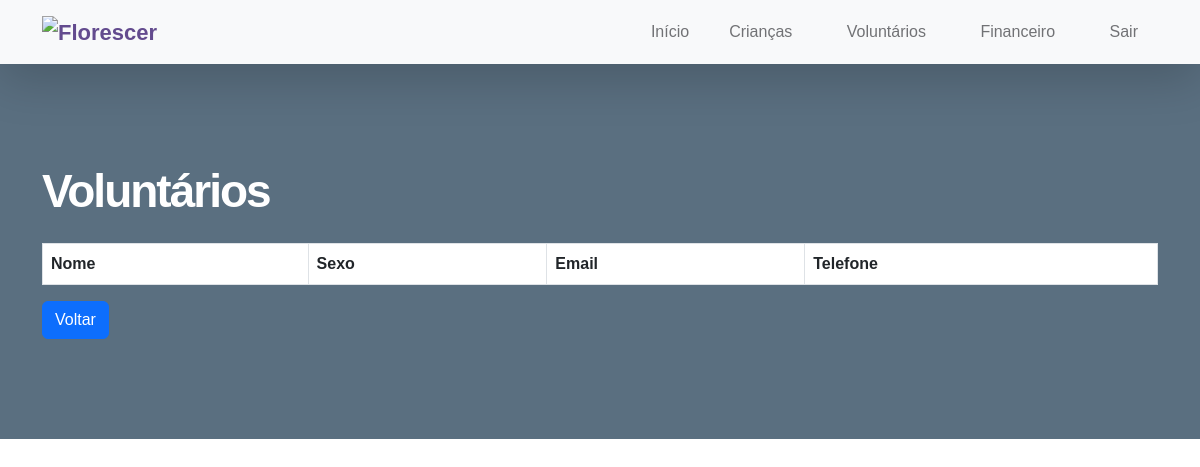
The app's page /listarVoluntario, older data.
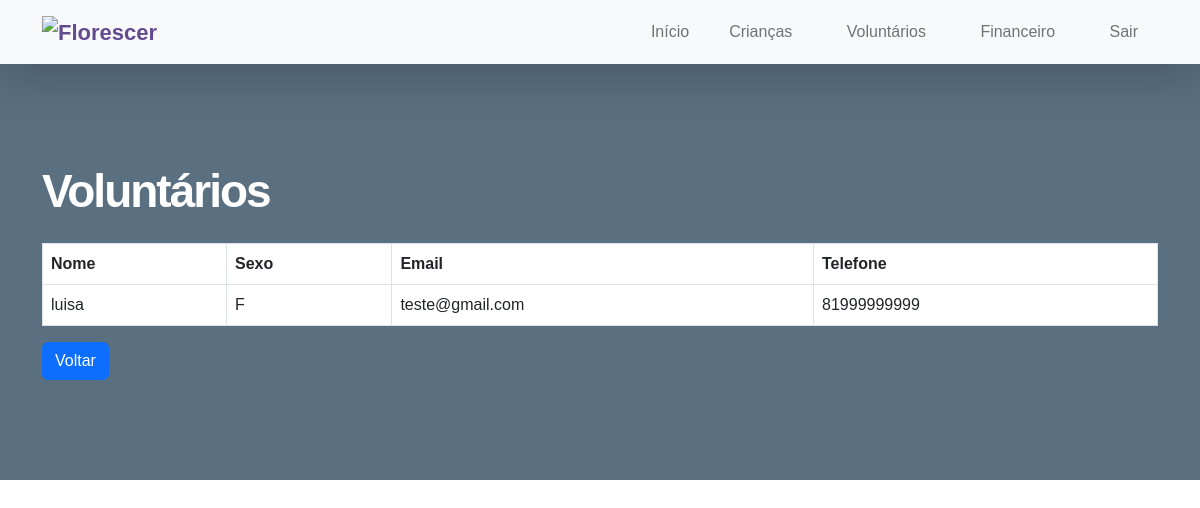
The same page, newer data.
### Florescer_app/models.py (models this page shows, shortened)
class Voluntario(models.Model):
    nome = models.CharField(max_length=50)
    data_nascimento = models.DateField()
    sexo = models.CharField(max_length=5)
    CEP = models.CharField(max_length=20)
    endereco = models.CharField(max_length=200)
    email = models.EmailField()
    telefone = models.CharField(max_length=20)

### Florescer_app/views.py (the view)
# urls.py: path('listarVoluntario', views.listarVoluntario, name='listarVoluntario'),
def listarVoluntario(request):
    lista_voluntario = Voluntario.objects.all()
    return render(request, './listarVoluntario.html', {'lista_voluntario': lista_voluntario})

### Florescer_app/templates/listarVoluntario.html (shortened to what this page needs)
{% load bootstrap4 %} {% load static %}
<!DOCTYPE html>
<html lang="en">
  <head>
    <link href="{% static 'css/bootstrap.min.css' %}" rel="stylesheet" />
    <link href="{% static 'css/bootstrap-icons.css' %}" rel="stylesheet" />
    <link
      href="{% static 'css/templatemo-kind-heart-charity.css' %}"
      rel="stylesheet"
    />
  </head>
  <nav class="navbar navbar-expand-lg bg-light shadow-lg">
    <div class="container">
      <a class="navbar-brand" href="index.html">
        <img
          src="{% static 'images/logonovaflorescer' %}"
          class="logo img-fluid"
          alt="Florescer"
        />
      </a>
      <div class="collapse navbar-collapse" id="navbarNav">
        <ul class="navbar-nav ms-auto">
          <li class="nav-item">
            <a class="nav-link click-scroll" href="/inicialAdmin">Início</a>
          </li>
          <li class="nav-item dropdown">
            <a
              class="nav-link click-scroll dropdown-toggle"
              id="navbarLightDropdownMenuLink"
              role="button"
              data-bs-toggle="dropdown"
              aria-expanded="false"
              >Crianças</a
            >
          </li>
          <li class="nav-item dropdown">
            <a
              class="nav-link click-scroll dropdown-toggle"
              id="navbarLightDropdownMenuLink"
              role="button"
              data-bs-toggle="dropdown"
              aria-expanded="false"
              >Voluntários</a
            >
          </li>
          <li class="nav-item dropdown">
            <a
              class="nav-link click-scroll dropdown-toggle"
              id="navbarLightDropdownMenuLink"
              role="button"
              data-bs-toggle="dropdown"
              aria-expanded="false"
              >Financeiro</a
            >
          </li>
          <li class="nav-item">
            <a class="nav-link click-scroll" href="/">Sair</a>
          </li>
        </ul>
      </div>
    </div>
  </nav>
  <body>
    <main>
      <section class="volunteer-section section-padding" id="section_4">
        <div class="container">
          <h2 class="text-white mb-4">Voluntários</h2>
          <table class="table table-bordered testando">
            <thead>
              <tr>
                <th class="testando">Nome</th>
                <th>Sexo</th>
                <th>Email</th>
                <th>Telefone</th>
              </tr>
            </thead>
            <tbody>
              {% for voluntario in lista_voluntario %}
              <tr>
                <td>{{ voluntario.nome }}</td>
                <td>{{ voluntario.sexo }}</td>
                <td>{{ voluntario.email }}</td>
                <td>{{ voluntario.telefone }}</td>
              </tr>
              {% endfor %}
            </tbody>
          </table>
          <button
            class="btn btn-primary"
            onclick="window.location.replace('/inicialAdmin')"
          >
            Voltar
          </button>
        </div>
      </section>
    </main>
  </body>
</html>

Row changes from the older to the newer data that the page shows:
added Voluntario: nome "luisa", sexo "F", email "teste@gmail.com", telefone "81999999999"
